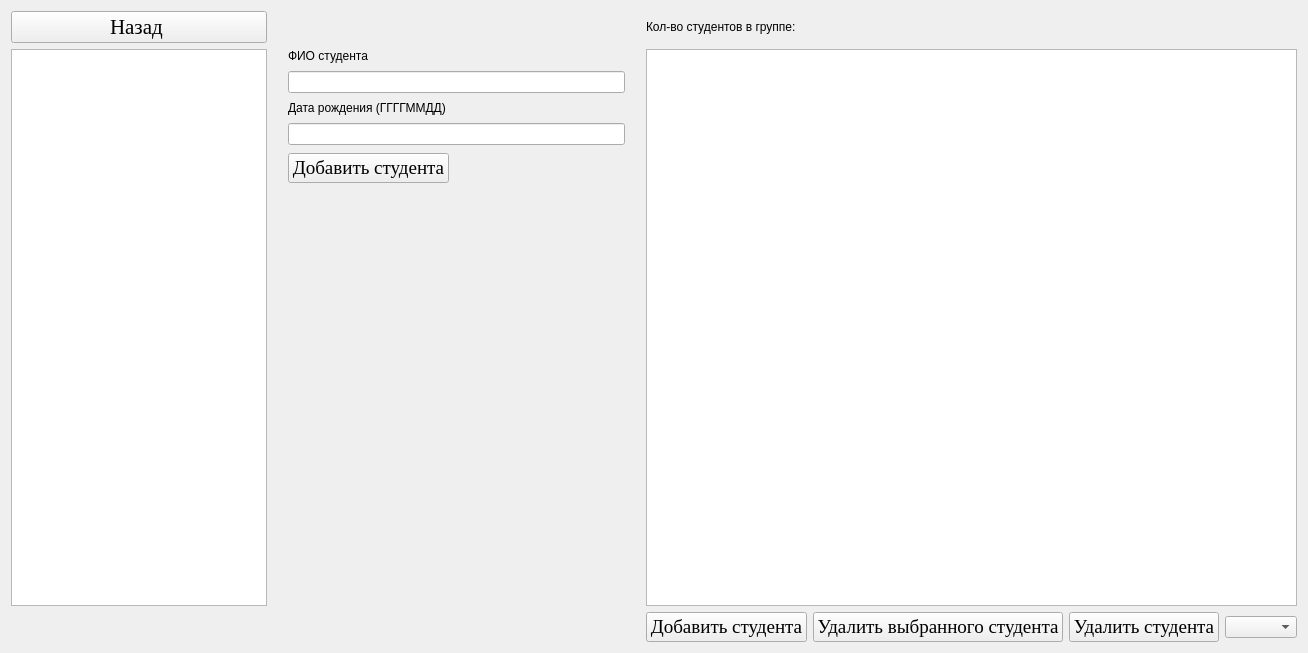
<?xml version="1.0" encoding="UTF-8"?>
<ui version="4.0">
 <class>FE</class>
 <widget class="QWidget" name="FE">
  <property name="geometry">
   <rect>
    <x>0</x>
    <y>0</y>
    <width>1308</width>
    <height>653</height>
   </rect>
  </property>
  <property name="windowTitle">
   <string>Form</string>
  </property>
  <layout class="QGridLayout" name="gridLayout">
   <item row="0" column="0">
    <widget class="QPushButton" name="pushButton">
     <property name="font">
      <font>
       <family>Times New Roman</family>
       <pointsize>16</pointsize>
      </font>
     </property>
     <property name="text">
      <string>Назад </string>
     </property>
    </widget>
   </item>
   <item row="0" column="2">
    <widget class="QLabel" name="label_kol_stud_in_group">
     <property name="text">
      <string>Кол-во студентов в группе:</string>
     </property>
    </widget>
   </item>
   <item row="1" column="0">
    <widget class="QListWidget" name="listWidget">
     <property name="sizePolicy">
      <sizepolicy hsizetype="Fixed" vsizetype="Expanding">
       <horstretch>0</horstretch>
       <verstretch>0</verstretch>
      </sizepolicy>
     </property>
     <property name="font">
      <font>
       <family>Times New Roman</family>
       <pointsize>12</pointsize>
       <weight>75</weight>
       <bold>true</bold>
      </font>
     </property>
    </widget>
   </item>
   <item row="1" column="1">
    <layout class="QFormLayout" name="formLayout">
     <property name="sizeConstraint">
      <enum>QLayout::SetMinimumSize</enum>
     </property>
     <property name="fieldGrowthPolicy">
      <enum>QFormLayout::ExpandingFieldsGrow</enum>
     </property>
     <property name="rowWrapPolicy">
      <enum>QFormLayout::WrapAllRows</enum>
     </property>
     <property name="labelAlignment">
      <set>Qt::AlignLeading|Qt::AlignLeft|Qt::AlignVCenter</set>
     </property>
     <property name="formAlignment">
      <set>Qt::AlignHCenter|Qt::AlignTop</set>
     </property>
     <property name="horizontalSpacing">
      <number>7</number>
     </property>
     <property name="verticalSpacing">
      <number>8</number>
     </property>
     <property name="leftMargin">
      <number>15</number>
     </property>
     <property name="topMargin">
      <number>0</number>
     </property>
     <property name="rightMargin">
      <number>15</number>
     </property>
     <property name="bottomMargin">
      <number>0</number>
     </property>
     <item row="0" column="0">
      <widget class="QLabel" name="label">
       <property name="text">
        <string>ФИО студента</string>
       </property>
      </widget>
     </item>
     <item row="0" column="1">
      <widget class="QLineEdit" name="lineEdit">
       <property name="layoutDirection">
        <enum>Qt::LeftToRight</enum>
       </property>
       <property name="alignment">
        <set>Qt::AlignLeading|Qt::AlignLeft|Qt::AlignVCenter</set>
       </property>
      </widget>
     </item>
     <item row="1" column="0">
      <widget class="QLabel" name="label_2">
       <property name="text">
        <string>Дата рождения (ГГГГММДД)</string>
       </property>
      </widget>
     </item>
     <item row="1" column="1">
      <widget class="QLineEdit" name="lineEdit_2">
       <property name="alignment">
        <set>Qt::AlignLeading|Qt::AlignLeft|Qt::AlignVCenter</set>
       </property>
      </widget>
     </item>
     <item row="2" column="1">
      <widget class="QPushButton" name="pushButton_5">
       <property name="font">
        <font>
         <family>Times New Roman</family>
         <pointsize>14</pointsize>
        </font>
       </property>
       <property name="autoFillBackground">
        <bool>false</bool>
       </property>
       <property name="text">
        <string>Добавить студента</string>
       </property>
      </widget>
     </item>
    </layout>
   </item>
   <item row="1" column="2">
    <widget class="QTableWidget" name="tableWidget">
     <property name="font">
      <font>
       <family>Times New Roman</family>
       <pointsize>12</pointsize>
      </font>
     </property>
    </widget>
   </item>
   <item row="2" column="2">
    <layout class="QHBoxLayout" name="horizontalLayout">
     <item>
      <widget class="QPushButton" name="pushButton_4">
       <property name="font">
        <font>
         <family>Times New Roman</family>
         <pointsize>14</pointsize>
        </font>
       </property>
       <property name="text">
        <string>Добавить студента</string>
       </property>
      </widget>
     </item>
     <item>
      <widget class="QPushButton" name="pushButton_2">
       <property name="font">
        <font>
         <family>Times New Roman</family>
         <pointsize>14</pointsize>
        </font>
       </property>
       <property name="text">
        <string>Удалить выбранного студента</string>
       </property>
      </widget>
     </item>
     <item>
      <widget class="QPushButton" name="pushButton_3">
       <property name="font">
        <font>
         <family>Times New Roman</family>
         <pointsize>14</pointsize>
        </font>
       </property>
       <property name="text">
        <string>Удалить студента</string>
       </property>
      </widget>
     </item>
     <item>
      <widget class="QComboBox" name="comboBox">
       <property name="currentText">
        <string/>
       </property>
      </widget>
     </item>
    </layout>
   </item>
  </layout>
 </widget>
 <resources/>
 <connections/>
</ui>
